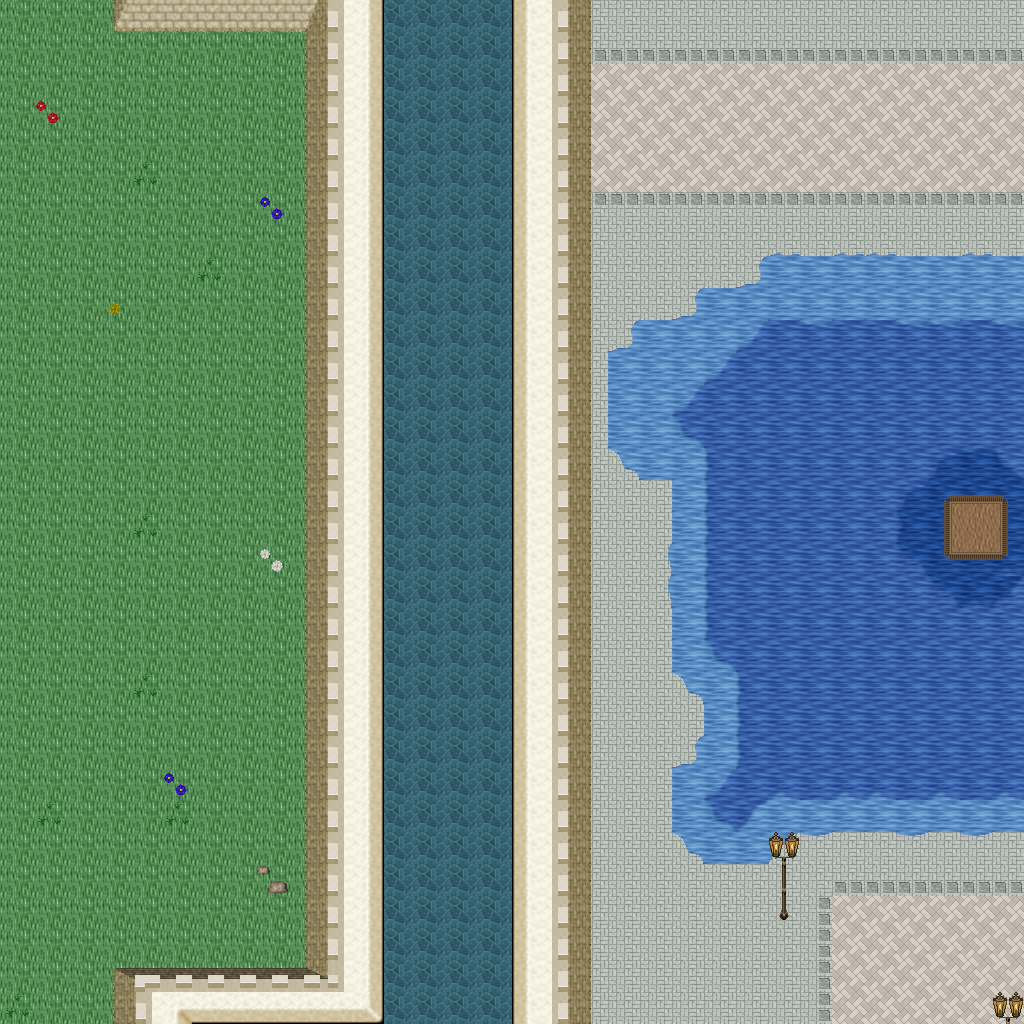

A 2D game scene composited from a Tiled map and its tileset images. What follows is a short description and the map's XML, with each tile layer's data collapsed to a summary:
An orthogonal 32x32 tile map with 32x32 px tiles, 5 tile layers (Ground, Objects, Objects2, Above, ...), 1 hidden layer not drawn, 49 tilesets.

<map version="1.10" tiledversion="1.11.0" orientation="orthogonal" renderorder="right-down" width="32" height="32" tilewidth="32" tileheight="32" infinite="0" nextlayerid="11" nextobjectid="1">
 <tileset firstgid="1" name="ground_ground" tilewidth="32" tileheight="32" tilecount="33" columns="3">
  <image source="../drawable/ground_ground.png" width="96" height="352" />
 </tileset>
 <tileset firstgid="34" name="building_castle" tilewidth="32" tileheight="32" tilecount="320" columns="20">
  <image source="../drawable/building_castle.png" width="640" height="512" />
 </tileset>
 <tileset firstgid="354" name="furniture_carpet_carpets_2" tilewidth="32" tileheight="32" tilecount="20" columns="4">
  <image source="../drawable/furniture_carpet_carpets_2.png" width="128" height="160" />
 </tileset>
 <tileset firstgid="374" name="ground_indoor_tiles" tilewidth="32" tileheight="32" tilecount="8" columns="2">
  <image source="../drawable/ground_indoor_tiles.png" width="64" height="128" />
 </tileset>
 <tileset firstgid="382" name="ground_water_pool" tilewidth="32" tileheight="32" tilecount="72" columns="3">
  <image source="../drawable/ground_water_pool.png" width="96" height="768" />
 </tileset>
 <tileset firstgid="454" name="ground_brown_paving" tilewidth="32" tileheight="32" tilecount="2" columns="2">
  <image source="../drawable/ground_brown_paving.png" width="64" height="32" />
 </tileset>
 <tileset firstgid="456" name="ground_spikes" tilewidth="32" tileheight="32" tilecount="1" columns="1">
  <image source="../drawable/ground_spikes.png" width="32" height="32" />
 </tileset>
 <tileset firstgid="457" name="ground_ridge_earth_dark" tilewidth="32" tileheight="32" tilecount="96" columns="12">
  <image source="../drawable/ground_ridge_earth_dark.png" width="384" height="256" />
 </tileset>
 <tileset firstgid="553" name="plant_grasses" tilewidth="32" tileheight="32" tilecount="6" columns="3">
  <image source="../drawable/plant_grasses.png" width="96" height="64" />
 </tileset>
 <tileset firstgid="559" name="ground_water_pool_corners" tilewidth="32" tileheight="32" tilecount="72" columns="3">
  <image source="../drawable/ground_water_pool_corners.png" width="96" height="768" />
 </tileset>
 <tileset firstgid="631" name="building_fence_fence_chunky" tilewidth="32" tileheight="32" tilecount="21" columns="3">
  <image source="../drawable/building_fence_fence_chunky.png" width="96" height="224" />
 </tileset>
 <tileset firstgid="652" name="ground_earth_edges" tilewidth="32" tileheight="32" tilecount="18" columns="6">
  <image source="../drawable/ground_earth_edges.png" width="192" height="96" />
 </tileset>
 <tileset firstgid="670" name="ground_rock_pebbles" tilewidth="32" tileheight="32" tilecount="3" columns="1">
  <image source="../drawable/ground_rock_pebbles.png" width="32" height="96" />
 </tileset>
 <tileset firstgid="673" name="ground_square_patch" tilewidth="32" tileheight="32" tilecount="9" columns="3">
  <image source="../drawable/ground_square_patch.png" width="96" height="96" />
 </tileset>
 <tileset firstgid="682" name="plant_leaves" tilewidth="32" tileheight="32" tilecount="8" columns="4">
  <image source="../drawable/plant_leaves.png" width="128" height="64" />
 </tileset>
 <tileset firstgid="690" name="item_corpse_skull_dark" tilewidth="32" tileheight="32" tilecount="2" columns="2">
  <image source="../drawable/item_corpse_skull_dark.png" width="64" height="32" />
 </tileset>
 <tileset firstgid="692" name="item_corpse_skeleton" tilewidth="32" tileheight="32" tilecount="4" columns="2">
  <image source="../drawable/item_corpse_skeleton.png" width="64" height="64" />
 </tileset>
 <tileset firstgid="696" name="furniture_table_grey_fancy" tilewidth="32" tileheight="32" tilecount="9" columns="3">
  <image source="../drawable/furniture_table_grey_fancy.png" width="96" height="96" />
 </tileset>
 <tileset firstgid="705" name="furniture_table_grey_long" tilewidth="32" tileheight="32" tilecount="4" columns="2">
  <image source="../drawable/furniture_table_grey_long.png" width="64" height="64" />
 </tileset>
 <tileset firstgid="709" name="furniture_table_grey_plain" tilewidth="32" tileheight="32" tilecount="9" columns="3">
  <image source="../drawable/furniture_table_grey_plain.png" width="96" height="96" />
 </tileset>
 <tileset firstgid="718" name="item_gothic_slab" tilewidth="32" tileheight="32" tilecount="1" columns="1">
  <image source="../drawable/item_gothic_slab.png" width="32" height="32" />
 </tileset>
 <tileset firstgid="719" name="logic_creature_gnome" tilewidth="32" tileheight="32" tilecount="6" columns="6">
  <image source="../drawable/logic_creature_gnome.png" width="192" height="32" />
 </tileset>
 <tileset firstgid="725" name="logic_creature_animal" tilewidth="32" tileheight="32" tilecount="32" columns="8">
  <image source="../drawable/logic_creature_animal.png" width="256" height="128" />
 </tileset>
 <tileset firstgid="757" name="logic_collision" tilewidth="32" tileheight="32" tilecount="1" columns="1">
  <image source="../drawable/logic_collision.png" width="32" height="32" />
 </tileset>
 <tileset firstgid="758" name="ground_water_pool_deep" tilewidth="32" tileheight="32" tilecount="72" columns="3">
  <image source="../drawable/ground_water_pool_deep.png" width="96" height="768" />
 </tileset>
 <tileset firstgid="830" name="object_suspension_bridge" tilewidth="32" tileheight="32" tilecount="24" columns="3">
  <image source="../drawable/object_suspension_bridge.png" width="96" height="256" />
 </tileset>
 <tileset firstgid="854" name="plant_flower_daisy_blue" tilewidth="32" tileheight="32" tilecount="8" columns="2">
  <image source="../drawable/plant_flower_daisy_blue.png" width="64" height="128" />
 </tileset>
 <tileset firstgid="862" name="plant_flower_daisy_red" tilewidth="32" tileheight="32" tilecount="8" columns="2">
  <image source="../drawable/plant_flower_daisy_red.png" width="64" height="128" />
 </tileset>
 <tileset firstgid="870" name="plant_flower_daisy_white" tilewidth="32" tileheight="32" tilecount="8" columns="2">
  <image source="../drawable/plant_flower_daisy_white.png" width="64" height="128" />
 </tileset>
 <tileset firstgid="878" name="plant_flower_daisy_yellow" tilewidth="32" tileheight="32" tilecount="8" columns="2">
  <image source="../drawable/plant_flower_daisy_yellow.png" width="64" height="128" />
 </tileset>
 <tileset firstgid="886" name="plant_tree_tree_green" tilewidth="32" tileheight="32" tilecount="88" columns="8">
  <image source="../drawable/plant_tree_tree_green.png" width="256" height="352" />
 </tileset>
 <tileset firstgid="974" name="ground_rock_pebbles" tilewidth="32" tileheight="32" tilecount="3" columns="1">
  <image source="../drawable/ground_rock_pebbles.png" width="32" height="96" />
 </tileset>
 <tileset firstgid="977" name="item_banners_flag" tilewidth="32" tileheight="32" tilecount="12" columns="3">
  <image source="../drawable/item_banners_flag.png" width="96" height="128" />
 </tileset>
 <tileset firstgid="989" name="item_flagpole" tilewidth="32" tileheight="32" tilecount="3" columns="1">
  <image source="../drawable/item_flagpole.png" width="32" height="96" />
 </tileset>
 <tileset firstgid="992" name="furniture_chair_bench_white" tilewidth="32" tileheight="32" tilecount="8" columns="2">
  <image source="../drawable/furniture_chair_bench_white.png" width="64" height="128" />
 </tileset>
 <tileset firstgid="1000" name="item_statue_flowered_arch" tilewidth="32" tileheight="32" tilecount="24" columns="6">
  <image source="../drawable/item_statue_flowered_arch.png" width="192" height="128" />
 </tileset>
 <tileset firstgid="1024" name="building_decoration_block" tilewidth="32" tileheight="32" tilecount="2" columns="2">
  <image source="../drawable/building_decoration_block.png" width="64" height="32" />
 </tileset>
 <tileset firstgid="1026" name="building_decoration_orbpedestal" tilewidth="32" tileheight="32" tilecount="2" columns="1">
  <image source="../drawable/building_decoration_orbpedestal.png" width="32" height="64" />
 </tileset>
 <tileset firstgid="1028" name="item_statue_urn_with_flowers" tilewidth="32" tileheight="32" tilecount="2" columns="1">
  <image source="../drawable/item_statue_urn_with_flowers.png" width="32" height="64" />
 </tileset>
 <tileset firstgid="1030" name="building_decoration_pool" tilewidth="32" tileheight="32" tilecount="9" columns="3">
  <image source="../drawable/building_decoration_pool.png" width="96" height="96" />
 </tileset>
 <tileset firstgid="1039" name="item_statue_romanic_art1" tilewidth="32" tileheight="32" tilecount="4" columns="2">
  <image source="../drawable/item_statue_romanic_art1.png" width="64" height="64" />
 </tileset>
 <tileset firstgid="1043" name="building_wall_int_clay" tilewidth="32" tileheight="32" tilecount="100" columns="10">
  <image source="../drawable/building_wall_int_clay.png" width="320" height="320" />
 </tileset>
 <tileset firstgid="1143" name="ground_green_paving" tilewidth="32" tileheight="32" tilecount="18" columns="3">
  <image source="../drawable/ground_green_paving.png" width="96" height="192" />
 </tileset>
 <tileset firstgid="1161" name="logic_protection" tilewidth="32" tileheight="32" tilecount="2" columns="2">
  <image source="../drawable/logic_protection.png" width="64" height="32" />
 </tileset>
 <tileset firstgid="1163" name="furniture_other_stick" tilewidth="32" tileheight="32" tilecount="2" columns="1">
  <image source="../drawable/furniture_other_stick.png" width="32" height="64" />
 </tileset>
 <tileset firstgid="1165" name="item_scrying_orb" tilewidth="32" tileheight="32" tilecount="8" columns="8">
  <image source="../drawable/item_scrying_orb.png" width="256" height="32" />
 </tileset>
 <tileset firstgid="1173" name="light_dim_light_7x5" tilewidth="32" tileheight="32" tilecount="35" columns="7">
  <image source="../drawable/light_dim_light_7x5.png" width="224" height="160" />
 </tileset>
 <tileset firstgid="1208" name="light_light_5x5" tilewidth="32" tileheight="32" tilecount="25" columns="5">
  <image source="../drawable/light_light_5x5.png" width="160" height="160" />
 </tileset>
 <tileset firstgid="1233" name="furniture_light_lamp_bronze" tilewidth="32" tileheight="32" tilecount="3" columns="1">
  <image source="../drawable/furniture_light_lamp_bronze.png" width="32" height="96" />
 </tileset>
 <layer id="1" name="Ground" width="32" height="32">
  <data>[1024 cells, 1024 non-empty, 21 distinct tile ids]</data>
 </layer>
 <layer id="2" name="Objects" width="32" height="32">
  <data>[1024 cells, 290 non-empty, 45 distinct tile ids]</data>
 </layer>
 <layer id="3" name="Objects2" width="32" height="32">
  <data>[1024 cells, 9 non-empty, 3 distinct tile ids]</data>
 </layer>
 <layer id="4" name="Above" width="32" height="32">
  <data>[1024 cells, 3 non-empty, 2 distinct tile ids]</data>
 </layer>
 <layer id="5" name="Above2" width="32" height="32">
  <data>[1024 cells, 0 non-empty, 0 distinct tile ids]</data>
 </layer>
 <layer id="6" name="Walkable" width="32" height="32" visible="0">
  <data>[1024 cells, 352 non-empty, 1 distinct tile ids]</data>
 </layer>
 <objectgroup id="7" name="Mapevents" />
 <objectgroup id="8" name="Spawn" />
 <objectgroup id="9" name="Keys" />
 <objectgroup id="10" name="Replace" />
</map>
